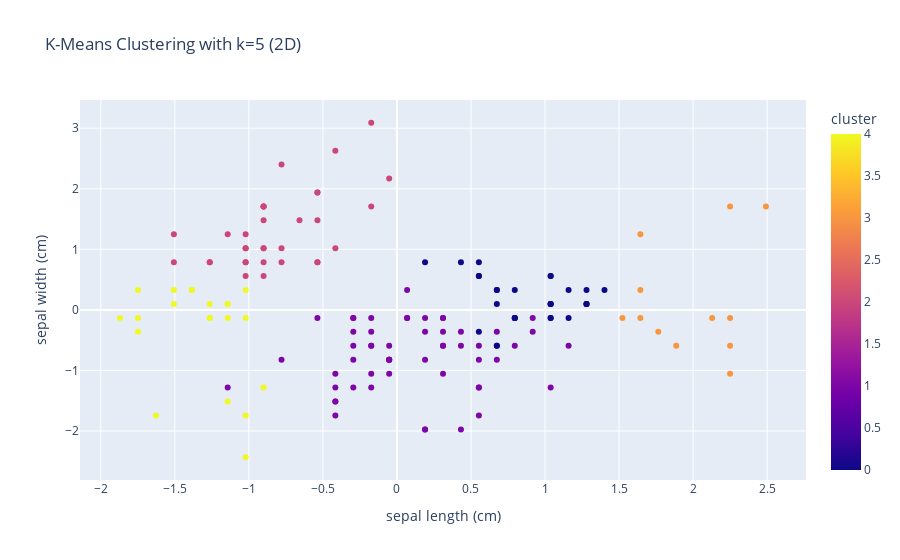
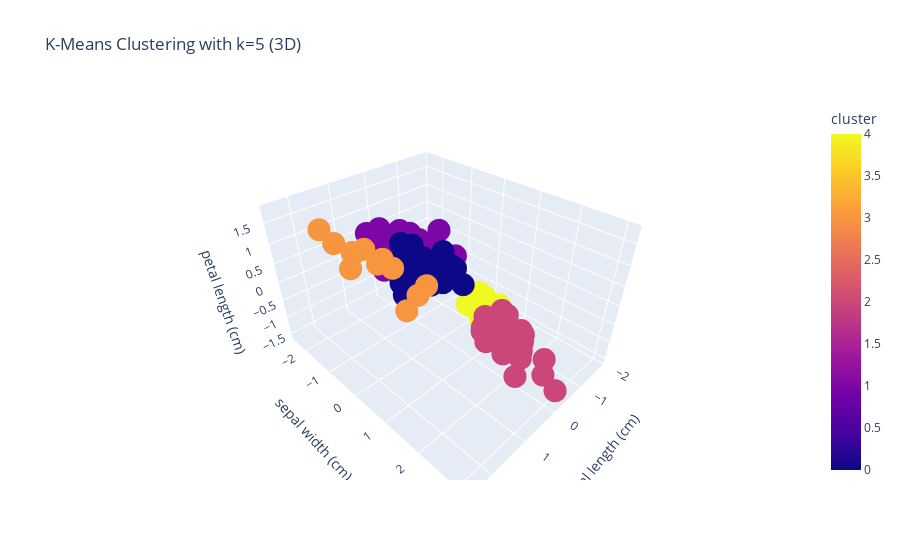

Write notebook code for charts like these, in order.
### Code cell
# Apply k-means clustering for k=5 and visualize the results

k=5
kmeans = KMeans(n_clusters=k, random_state=42)
clustering_df = iris_scaled_df[[col for col in iris_scaled_df.columns if col != 'target']]
iris_scaled_df['cluster'] = kmeans.fit_predict(clustering_df)

# 2D scatter plot
scatter_2d_fig = px.scatter(iris_scaled_df, x=iris.feature_names[0], y=iris.feature_names[1], color='cluster',
                            title=f'K-Means Clustering with k={k} (2D)')
scatter_2d_fig.show()

# 3D scatter plot
scatter_3d_fig = px.scatter_3d(iris_scaled_df, x=iris.feature_names[0], y=iris.feature_names[1],
                                z=iris.feature_names[2], color='cluster',
                                title=f'K-Means Clustering with k={k} (3D)')
scatter_3d_fig.show()

### Figure 1 — Plotly figure (JSON) as saved in the notebook; plotly's stock layout.template omitted (floating-point values rounded to 4 significant figures; data arrays with more than 128 entries replaced by an {"elided": "..."} marker saying what was removed)
{"data": [{"hovertemplate": "sepal length (cm)=%{x}<br>sepal width (cm)=%{y}<br>cluster=%{marker.color}<extra></extra>", "legendgroup": "", "marker": {"color": {"elided": "150 int values"}, "coloraxis": "coloraxis", "symbol": "circle"}, "mode": "markers", "name": "", "orientation": "v", "showlegend": false, "type": "scatter", "x": {"elided": "150 float values"}, "xaxis": "x", "y": {"elided": "150 float values"}, "yaxis": "y"}], "layout": {"coloraxis": {"colorbar": {"title": {"text": "cluster"}}, "colorscale": [[0, "#0d0887"], [0.1111, "#46039f"], [0.2222, "#7201a8"], [0.3333, "#9c179e"], [0.4444, "#bd3786"], [0.5556, "#d8576b"], [0.6667, "#ed7953"], [0.7778, "#fb9f3a"], [0.8889, "#fdca26"], [1, "#f0f921"]]}, "legend": {"tracegroupgap": 0}, "title": {"text": "K-Means Clustering with k=5 (2D)"}, "xaxis": {"anchor": "y", "domain": [0, 1], "title": {"text": "sepal length (cm)"}}, "yaxis": {"anchor": "x", "domain": [0, 1], "title": {"text": "sepal width (cm)"}}}}

### Figure 2 — Plotly figure (JSON) as saved in the notebook; plotly's stock layout.template omitted (floating-point values rounded to 4 significant figures; data arrays with more than 128 entries replaced by an {"elided": "..."} marker saying what was removed)
{"data": [{"hovertemplate": "sepal length (cm)=%{x}<br>sepal width (cm)=%{y}<br>petal length (cm)=%{z}<br>cluster=%{marker.color}<extra></extra>", "legendgroup": "", "marker": {"color": {"elided": "150 int values"}, "coloraxis": "coloraxis", "symbol": "circle"}, "mode": "markers", "name": "", "scene": "scene", "showlegend": false, "type": "scatter3d", "x": {"elided": "150 float values"}, "y": {"elided": "150 float values"}, "z": {"elided": "150 float values"}}], "layout": {"coloraxis": {"colorbar": {"title": {"text": "cluster"}}, "colorscale": [[0, "#0d0887"], [0.1111, "#46039f"], [0.2222, "#7201a8"], [0.3333, "#9c179e"], [0.4444, "#bd3786"], [0.5556, "#d8576b"], [0.6667, "#ed7953"], [0.7778, "#fb9f3a"], [0.8889, "#fdca26"], [1, "#f0f921"]]}, "legend": {"tracegroupgap": 0}, "scene": {"domain": {"x": [0, 1], "y": [0, 1]}, "xaxis": {"title": {"text": "sepal length (cm)"}}, "yaxis": {"title": {"text": "sepal width (cm)"}}, "zaxis": {"title": {"text": "petal length (cm)"}}}, "title": {"text": "K-Means Clustering with k=5 (3D)"}}}
